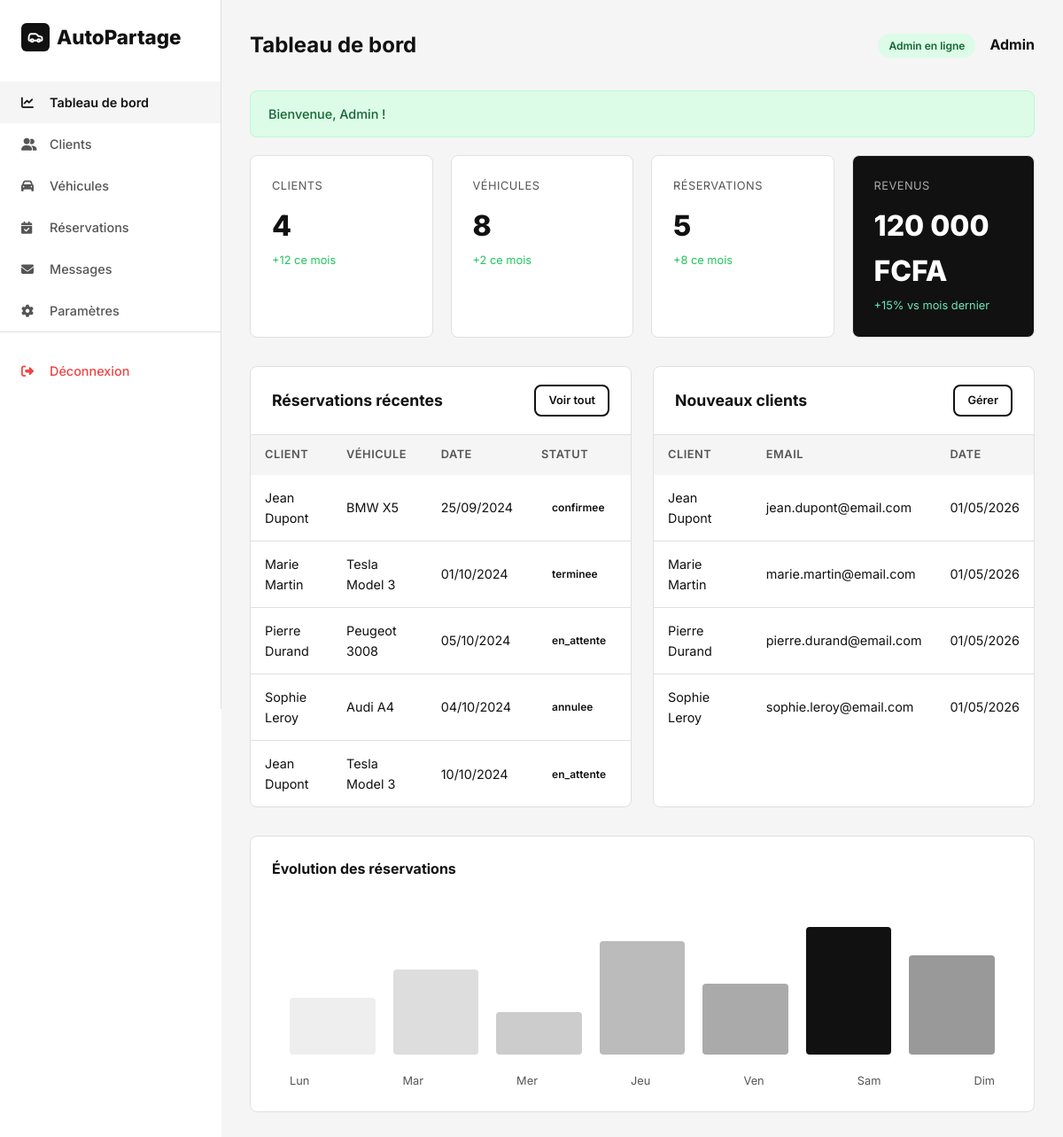
/admin/dashboard.php (signed in), run on the app's committed database.
### tables this page shows
CREATE TABLE reservations (
    id INT AUTO_INCREMENT PRIMARY KEY,
    utilisateur_id INT NOT NULL,
    vehicule_id INT NOT NULL,
    date_debut DATETIME NOT NULL,
    date_fin DATETIME NOT NULL,
    duree_jours INT NOT NULL DEFAULT 1,
    prix_unitaire DECIMAL(10,2) NOT NULL,
    prix_total DECIMAL(10,2) NOT NULL,
    statut ENUM('en_attente', 'confirmee', 'annulee', 'terminee') NOT NULL DEFAULT 'en_attente',
    notes TEXT DEFAULT NULL,
    date_creation DATETIME NOT NULL DEFAULT CURRENT_TIMESTAMP,
    date_modification DATETIME DEFAULT NULL ON UPDATE CURRENT_TIMESTAMP,
    FOREIGN KEY (utilisateur_id) REFERENCES utilisateurs(id) ON DELETE CASCADE,
    FOREIGN KEY (vehicule_id) REFERENCES vehicules(id) ON DELETE CASCADE
);

CREATE TABLE utilisateurs (
    id INT AUTO_INCREMENT PRIMARY KEY,
    prenom VARCHAR(100) NOT NULL,
    nom VARCHAR(100) NOT NULL,
    email VARCHAR(255) NOT NULL UNIQUE,
    mot_de_passe VARCHAR(255) NOT NULL,
    telephone VARCHAR(20) DEFAULT NULL,
    adresse TEXT DEFAULT NULL,
    role ENUM('client', 'admin') NOT NULL DEFAULT 'client',
    photo VARCHAR(255) DEFAULT NULL,
    statut ENUM('actif', 'inactif', 'suspendu') NOT NULL DEFAULT 'actif',
    is_deleted TINYINT(1) NOT NULL DEFAULT 0,
    date_creation DATETIME NOT NULL DEFAULT CURRENT_TIMESTAMP,
    date_modification DATETIME DEFAULT NULL ON UPDATE CURRENT_TIMESTAMP
);

CREATE TABLE vehicules (
    id INT AUTO_INCREMENT PRIMARY KEY,
    marque VARCHAR(100) NOT NULL,
    modele VARCHAR(100) NOT NULL,
    annee INT DEFAULT NULL,
    type_carburant ENUM('Essence', 'Diesel', 'Électrique', 'Hybride') NOT NULL DEFAULT 'Essence',
    transmission ENUM('Manuelle', 'Automatique') NOT NULL DEFAULT 'Manuelle',
    nombre_places INT NOT NULL DEFAULT 5,
    image VARCHAR(255) DEFAULT NULL,
    prix_heure DECIMAL(10,2) DEFAULT NULL,
    prix_jour DECIMAL(10,2) NOT NULL,
    description TEXT DEFAULT NULL,
    caracteristiques TEXT DEFAULT NULL,
    statut ENUM('disponible', 'reserve', 'maintenance') NOT NULL DEFAULT 'disponible',
    is_deleted TINYINT(1) NOT NULL DEFAULT 0,
    date_creation DATETIME NOT NULL DEFAULT CURRENT_TIMESTAMP,
    date_modification DATETIME DEFAULT NULL ON UPDATE CURRENT_TIMESTAMP
);

### admin/dashboard.php (the view, shortened to what this page needs)
<?php
require_once '../config/database.php';
require_once '../includes/functions.php';
$stmt = $pdo->query("SELECT COUNT(*) FROM utilisateurs WHERE role = 'client' AND is_deleted = 0");
$totalClients = $stmt->fetchColumn();
$stmt = $pdo->query("SELECT COUNT(*) FROM vehicules WHERE is_deleted = 0");
$totalVehicules = $stmt->fetchColumn();
$stmt = $pdo->query("SELECT COUNT(*) FROM reservations");
$totalReservations = $stmt->fetchColumn();
$stmt = $pdo->query("SELECT SUM(prix_total) FROM reservations WHERE statut = 'confirmee' OR statut = 'terminee'");
$totalRevenu = $stmt->fetchColumn() ?: 0;
$stmt = $pdo->query("SELECT r.*, v.marque, v.modele, u.prenom, u.nom
                     FROM reservations r
                     JOIN vehicules v ON r.vehicule_id = v.id
                     JOIN utilisateurs u ON r.utilisateur_id = u.id
                     ORDER BY r.date_creation DESC LIMIT 5");
$recentReservations = $stmt->fetchAll();
$stmt = $pdo->query("SELECT * FROM utilisateurs WHERE role = 'client' AND is_deleted = 0 ORDER BY date_creation DESC LIMIT 5");
$recentClients = $stmt->fetchAll();
?>
<!DOCTYPE html>
<html lang="fr">
<head>
    <link rel="stylesheet" href="https://cdnjs.cloudflare.com/ajax/libs/font-awesome/6.5.0/css/all.min.css">
    <link rel="stylesheet" href="../assets/css/style.css">
</head>
<body class="dashboard">
    <?php include '../includes/sidebar.php'; ?>
    <main class="dashboard-content">
        <header class="dashboard-header">
            <h1>Tableau de bord</h1>
            <div class="user-info flex gap-2">
                <span class="badge badge-success">Admin en ligne</span>
                <strong><?= $_SESSION['user_prenom'] ?></strong>
            </div>
        </header>
        <?php $flash = getFlash(); if ($flash): ?>
            <div class="flash flash-<?= $flash['type'] ?>"><?= $flash['message'] ?></div>
        <?php endif; ?>
        <div class="stat-cards">
            <div class="stat-card">
                <div class="label">Clients</div>
                <div class="value"><?= $totalClients ?></div>
                <div class="change">+12 ce mois</div>
            </div>
            <div class="stat-card">
                <div class="label">Véhicules</div>
                <div class="value"><?= $totalVehicules ?></div>
                <div class="change">+2 ce mois</div>
            </div>
            <div class="stat-card">
                <div class="label">Réservations</div>
                <div class="value"><?= $totalReservations ?></div>
                <div class="change">+8 ce mois</div>
            </div>
            <div class="stat-card dark">
                <div class="label">Revenus</div>
                <div class="value"><?= formatPrix($totalRevenu) ?></div>
                <div class="change" style="color: #6ee7b7;">+15% vs mois dernier</div>
            </div>
        </div>
        <div class="grid-2">
            <div class="table-container">
                <div class="table-header">
                    <h3>Réservations récentes</h3>
                    <a href="reservations.php" class="btn btn-outline btn-sm">Voir tout</a>
                </div>
                <table>
                    <thead>
                        <tr>
                            <th>Client</th>
                            <th>Véhicule</th>
                            <th>Date</th>
                            <th>Statut</th>
                        </tr>
                    </thead>
                    <tbody>
                        <?php foreach ($recentReservations as $res): ?>
                        <tr>
                            <td><?= clean($res['prenom'] . ' ' . $res['nom']) ?></td>
                            <td><?= clean($res['marque'] . ' ' . $res['modele']) ?></td>
                            <td><?= formatDate($res['date_debut']) ?></td>
                            <td><?= getStatutBadge($res['statut']) ?></td>
                        </tr>
                        <?php endforeach; ?>
                    </tbody>
                </table>
            </div>
            <div class="table-container">
                <div class="table-header">
                    <h3>Nouveaux clients</h3>
                    <a href="clients.php" class="btn btn-outline btn-sm">Gérer</a>
                </div>
                <table>
                    <thead>
                        <tr>
                            <th>Client</th>
                            <th>Email</th>
                            <th>Date</th>
                        </tr>
                    </thead>
                    <tbody>
                        <?php foreach ($recentClients as $client): ?>
                        <tr>
                            <td><?= clean($client['prenom'] . ' ' . $client['nom']) ?></td>
                            <td><?= clean($client['email']) ?></td>
                            <td><?= formatDate($client['date_creation']) ?></td>
                        </tr>
                        <?php endforeach; ?>
                    </tbody>
                </table>
            </div>
        </div>
        <div class="chart-container mt-4">
            <h3>Évolution des réservations</h3>
            <div style="height: 200px; display: flex; align-items: flex-end; gap: 20px; padding: 20px;">
                <div style="flex: 1; background: #eee; height: 40%; border-radius: 4px;"></div>
                <div style="flex: 1; background: #ddd; height: 60%; border-radius: 4px;"></div>
                <div style="flex: 1; background: #ccc; height: 30%; border-radius: 4px;"></div>
                <div style="flex: 1; background: #bbb; height: 80%; border-radius: 4px;"></div>
                <div style="flex: 1; background: #aaa; height: 50%; border-radius: 4px;"></div>
                <div style="flex: 1; background: var(--primary); height: 90%; border-radius: 4px;"></div>
                <div style="flex: 1; background: #999; height: 70%; border-radius: 4px;"></div>
            </div>
            <div style="display: flex; justify-content: space-between; padding: 0 20px; font-size: 0.8rem; color: var(--secondary);">
                <span>Lun</span><span>Mar</span><span>Mer</span><span>Jeu</span><span>Ven</span><span>Sam</span><span>Dim</span>
            </div>
        </div>
    </main>
</body>
</html>

### includes/functions.php (shortened to what this page needs)
<?php
function clean($data) {
    return htmlspecialchars(trim($data), ENT_QUOTES, 'UTF-8');
}
function getFlash() {
    if (isset($_SESSION['flash'])) {
        $flash = $_SESSION['flash'];
        return $flash;
    }
    return null;
}
function formatPrix($prix) {
    return number_format($prix, 0, ',', ' ') . ' FCFA';
}
function formatDate($date) {
    return date('d/m/Y', strtotime($date));
}
function getStatutBadge($statut) {
    $badges = [
        'en_attente' => '<span class="badge badge-warning">En attente</span>',
        'confirmee'  => '<span class="badge badge-success">Confirmée</span>',
        'annulee'    => '<span class="badge badge-danger">Annulée</span>',
        'terminee'   => '<span class="badge badge-info">Terminée</span>'
    ];
    return $badges[$statut] ?? '<span class="badge">' . $statut . '</span>';
}

### assets/css/style.css (style rules this page uses)
*,*::before,*::after { box-sizing:border-box;margin:0;padding:0 }
:root { --primary:#111;--secondary:#555;--accent:#222;--bg:#fff;--bg-alt:#f5f5f5;--border:#e0e0e0;--success:#22c55e;--warning:#f59e0b;--danger:#ef4444;--info:#3b82f6;--radius:8px;--shadow:0 2px 12px rgba(0,0,0,.08);--transition:all .3s ease }
body { font-family:'Inter',sans-serif;color:var(--primary);background:var(--bg);line-height:1.6;min-height:100vh }
a { text-decoration:none;color:inherit;transition:var(--transition) }
.flex { display:flex;align-items:center }
.grid-2 { display:grid;grid-template-columns:repeat(2,1fr);gap:24px }
.mt-4 { margin-top:32px }
.gap-2 { gap:16px }
.btn { display:inline-flex;align-items:center;justify-content:center;gap:6px;padding:10px 24px;border-radius:var(--radius);font-weight:600;font-size:.9rem;border:none;cursor:pointer;transition:var(--transition) }
.btn-outline { border:2px solid var(--primary);color:var(--primary);background:transparent }
.btn-sm { padding:6px 14px;font-size:.8rem }
.dashboard { display:flex;min-height:100vh }
.dashboard-content { flex:1;margin-left:250px;padding:32px;background:var(--bg-alt);min-height:100vh }
.dashboard-header { display:flex;align-items:center;justify-content:space-between;margin-bottom:32px }
.dashboard-header h1 { font-size:1.5rem;font-weight:700 }
.stat-cards { display:grid;grid-template-columns:repeat(4,1fr);gap:20px;margin-bottom:32px }
.stat-card { background:#fff;border-radius:var(--radius);padding:24px;border:1px solid var(--border) }
.stat-card .label { font-size:.8rem;color:var(--secondary);margin-bottom:8px;text-transform:uppercase;letter-spacing:.5px }
.stat-card .value { font-size:2rem;font-weight:800 }
.stat-card .change { font-size:.8rem;color:var(--success);margin-top:4px }
.stat-card.dark { background:var(--primary);color:#fff }
.stat-card.dark .label { color:#aaa }
.stat-card.dark .change { color:#6ee7b7 }
.table-container { background:#fff;border-radius:var(--radius);border:1px solid var(--border);overflow:hidden }
.table-header { padding:20px 24px;display:flex;align-items:center;justify-content:space-between;border-bottom:1px solid var(--border) }
.table-header h3 { font-size:1.1rem;font-weight:700 }
table { width:100%;border-collapse:collapse }
thead { background:var(--bg-alt) }
th { padding:12px 16px;text-align:left;font-size:.8rem;font-weight:600;text-transform:uppercase;letter-spacing:.5px;color:var(--secondary) }
td { padding:14px 16px;border-bottom:1px solid var(--border);font-size:.9rem }
tr:last-child td { border-bottom:none }
.badge { display:inline-flex;align-items:center;padding:4px 12px;border-radius:20px;font-size:.75rem;font-weight:600 }
.badge-success { background:#dcfce7;color:#166534 }
.flash { padding:14px 20px;border-radius:var(--radius);margin-bottom:20px;font-size:.9rem;font-weight:500;display:flex;align-items:center;gap:8px;animation:slideDown .3s ease }
.flash-success { background:#dcfce7;color:#166534;border:1px solid #bbf7d0 }
.chart-container { background:#fff;border-radius:var(--radius);border:1px solid var(--border);padding:24px;min-height:300px }
.chart-container h3 { font-size:1rem;font-weight:700;margin-bottom:16px }

### data on the page
reservations: utilisateur.nom "Jean Dupont", vehicule.modele "BMW X5", date_debut "25/09/2024", statut "confirmee"
reservations: utilisateur.nom "Marie Martin", vehicule.modele "Tesla Model 3", date_debut "01/10/2024", statut "terminee"
reservations: utilisateur.nom "Pierre Durand", vehicule.modele "Peugeot 3008", date_debut "05/10/2024", statut "en_attente"
reservations: utilisateur.nom "Sophie Leroy", vehicule.modele "Audi A4", date_debut "04/10/2024", statut "annulee"
reservations: utilisateur.nom "Jean Dupont", vehicule.modele "Tesla Model 3", date_debut "10/10/2024", statut "en_attente"
utilisateurs: prenom+nom "Jean Dupont", email "jean.dupont@email.com", date_creation "01/05/2026"
utilisateurs: prenom+nom "Marie Martin", email "marie.martin@email.com", date_creation "01/05/2026"
utilisateurs: prenom+nom "Pierre Durand", email "pierre.durand@email.com", date_creation "01/05/2026"
utilisateurs: prenom+nom "Sophie Leroy", email "sophie.leroy@email.com", date_creation "01/05/2026"

### other printed values
$_SESSION['user_prenom'] "Admin"
$flash['message'] "Bienvenue, Admin !"
$totalClients "4"
$totalVehicules "8"
$totalReservations "5"
formatPrix($totalRevenu) "120 000 FCFA"
